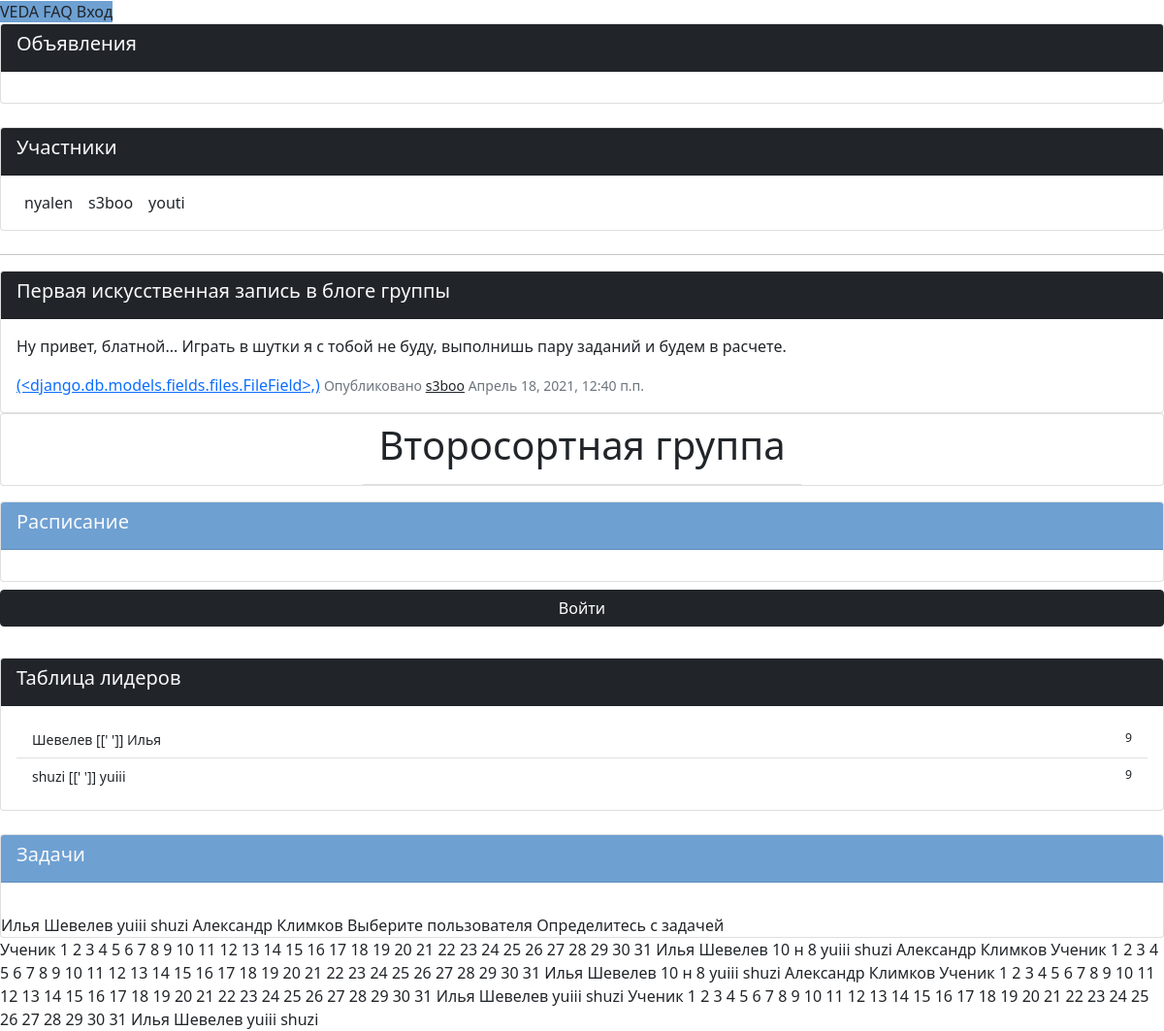
The page /group/2 on the database its author committed.
### VEDA_application/models.py (models this page shows, shortened)
class Client(models.Model):
    user = models.OneToOneField(
        User,
        on_delete=models.CASCADE,
    )   # Связь один-к-одному с пользователем
    father = models.ForeignKey(
        Parent,
        on_delete=models.SET_NULL,
        null=True,
        related_name='father'
    ) # Связь с родителем внешним ключем
    mother =  models.ForeignKey(
        Parent,
        on_delete=models.SET_NULL,
        null=True,
        related_name='mother'
    ) # Связь с родителем внешним ключом
    status = models.CharField(max_length=100)             # Поле статуса (отображается в профиле пользователя)
    hobbies = models.CharField(max_length=100)            # Поле хобби (используется куратором и отображается в профиле)
    day_of_birthday = models.DateField(null=True)         # Поле дня рождения (используется куратором и отображается в профиле)
    adress = models.CharField(max_length=50)              # Поле адреса (используется только куратором и не виден в профиле)
    vk = models.TextField(blank=True)
    instagram = models.TextField(blank=True)
    gender = models.CharField(choices=(
        ('M', 'Male'),
        ('F', 'Female'),
        ('O', 'Other')
    ), max_length=50, null=True)                          # Пол пользователя в формате первой буквы
    userpic = models.ImageField(upload_to='userpics', null=True, default="default.png")    # Аватар пользователя
    def __str__(self):
            return self.user.username

class Group_post(models.Model):
    group = models.ForeignKey(
        Group,
        on_delete=models.CASCADE
    ) # Группа-автор
    author = models.ForeignKey(
        Client,
        on_delete=models.SET_NULL,
        null=True
    ) # Автор поста, может отсутствовать
    article = models.CharField(max_length=50)                   # Заголовок поста
    text = models.TextField()                                   # Сообщение поста, неограниченное количество знаков
    date_of_create = models.DateTimeField(auto_now_add=True)    # Дата и время публикации поста
    file = models.FileField(null=True, upload_to='files'),      # Файл приложение к посту
    class Meta():
        ordering = ['-date_of_create']

class Group(models.Model):
    moderators = models.ManyToManyField(
        Client,
        related_name='moderators',
        blank=True,
    ) # Количество модераторов не ограничено, связаны внешней таблицей с Client
    listeners = models.ManyToManyField(
        Client,
        related_name='listeners',
        blank=True,
    ) # Количество подписчиков не ограничено, связаны внешней таблицей с Client
    name = models.CharField(max_length=40)              # Название группы
    tag = models.CharField(max_length=40, null=True)              # Тег для поиска
    hNotices = models.BooleanField()    # видимость блока объявлений
    hTasks = models.BooleanField()      # видимость блока задач
    hSheet = models.BooleanField()      # видимость блока расписания, ведомости, успеваемости

class Discipline(models.Model):
    group = models.ForeignKey(Group, on_delete=models.CASCADE)  # группа для предмета, по которому идет ведомость
    name = models.CharField(max_length=50, blank=False, null=False) # название предмета
    class Meta:
        ordering = ['name']

class Note(models.Model):
    group = models.ForeignKey(Group, on_delete=models.CASCADE)  # группа, где поставлена оценка
    receiver = models.ForeignKey(Client, on_delete=models.CASCADE)  # пользователь, которому поставлена оценка
    date_of_receive = models.DateField(blank=False, null=False) # дата оценки
    value = models.CharField(max_length=10, blank=True) # значение оценки (10, н-ка, неуд и т.п.)
    discipline = models.ForeignKey(Discipline, on_delete=models.CASCADE, null=True) # предмет, по которому поставлена оценка
    class Meta:
        ordering = ['date_of_receive']

### VEDA_application/views.py (the view)
# urls.py: re_path('^group/(?P<pk>\S+)$', views.group, name="group"),       # страница конкретной группы, доступ по ключу
def group(request, pk):
    if request.method == "GET":
        group = get_object_or_404(models.Group, pk=pk)
        return render(request, 'group.html', context={
            'group': group,
            'listeners': group.listeners.all(),
            'moderators': group.moderators.all(),
            'notices': models.Notice.objects.filter(group__id=group.id),
            'tasks': models.Task.objects.filter(group__id=group.id),
            'posts': models.Group_post.objects.filter(group__id=group.id),
            'sheet': models.Lesson.objects.filter(group__id=group.id),
            'disciplines': models.Discipline.objects.filter(group__id=group.id),
            'days': range(1, 32),
            'notes': Note.objects.filter(group__id=group.id)
        })

### VEDA_application/templates/group.html (shortened to what this page needs)
{% extends 'main_template.html' %}
{% load static %}
{% block application %}
  {% include 'borders_template.html' %}
  <b-container id="group" class="mt-5">
    <b-row class="flex-column flex-lg-row">
      <b-col cols=12 lg=8>
        {% if group.hNotices %}
          <div class="card card-outline-secondary m-0">
            <div class="card-header bg-dark text-light">
              <h5>Объявления</h5>
            </div>
            <div class="card-body">
            </div>
          </div>
        {% endif %}
        <div class="card card-outline-secondary m-0 {% if group.hNotices %} mt-4 {% else %} mt-0 {% endif %}">
          <div class="card-header bg-dark text-light d-flex justify-content-between align-items-center">
            <h5>Участники</h5>
          </div>
          <div class="card-body">
            <div class="d-flex">
              {% for moderator in moderators %}
                <div id="popover-target-{{ moderator.id }}" class="d-flex flex-column mx-2">
                  {{  moderator.user.username }}
                </div>
              {% endfor %}
              {% for listener in listeners %}
                <div id="popover-target-{{ listener.id }}" class="d-flex flex-column mx-2">
                  {{  listener.user.username }}
                </div>
              {% endfor %}
            </div>
          </div>
        </div>
        <div class="mt-4">
          {% for post in posts %}
            <hr>
            <div class="card card-outline-secondary mt-2">
              <div class="card-header bg-dark text-light">
                <h5>{{ post.article }}</h5>
              </div>
              <div class="card-body">
                <p>{{ post.text }}</p>
                <a href="{{ post.file.url }}"> {{ post.file}}</a>
                <small class="text-muted">Опубликовано <a class="text-dark" href="{% url 'profile' post.author.id %}">{{ post.author }}</a>  {{ post.date_of_create }}</small>
              </div>
            </div>
          {% endfor %}
        </div>
      </b-col>
      <b-col cols=4>
        <div class="card card-outline-secondary m-0 mb-3 no-body d-flex justify-content-center align-items-center">
          <div class="card-header text-dark bg-white">
            <h1>{{ group.name }}</h1>
          </div>
        </div>
        {% if group.hSheet %}
          <div class="card card-outline-secondary m-0">
            <div class="card-header text-light bg-blue">
              <h5>Расписание</h5>
            </div>
            <div class="card-body">
            </div>
          </div>
        {% endif %}
        {% if not user.client in listeners and not user.client in moderators %}
          <b-form method="POST" action="{% url 'group_enter' group.id %}">
            <b-button type="submit" class="btn w-100 btn-dark my-2">
              Войти
            </b-button>
          </b-form>
        {% else %}
          <b-form method="POST" action="{% url 'group_out' group.id %}">
            <b-button class="btn w-100 btn-dark my-2" type="submit">
              Выйти
            </b-button>
          </b-form>
        {% endif %}
        {% if group.hSheet %}
          <div class="card card-outline-secondary m-0 mt-4">
            <div class="card-header bg-dark text-light">
              <h5>Таблица лидеров</h5>
            </div>
            <div class="card-body">
              <div class="list-group list-group-flush">
                {% for listener in listeners %}
                  <a href="#" class="small list-group-item list-group-item-action d-flex justify-content-between">
                    {{ listener.user.last_name }} [[' ']] {{ listener.user.first_name }}
                    <small>
                      9
                    </small>
                  </a>
                {% endfor %}
              </div>
            </div>
          </div>
        {% endif %}
        {% if group.hTasks %}
          <div class="card card-outline-secondary m-0 mt-4">
            <div class="card-header bg-blue text-light">
              <h5 class="d-flex justify-content-between align-items-center">Задачи
              </h5>
            </div>
            <div class="card-body">
            </div>
            <b-modal
              id="taskModal"
              v-model="taskModalShow"
              title="Новая задача"
              @show="resetTaskModal"
              @reset="resetTaskModal"
              @ok="taskSubmit">
              <b-form
                id="taskForm"
                method="POST"
                action="{% url 'add_task' group.id %}">
                <b-form-input-group>
                  <b-form-select
                  v-model="taskForm.user"
                  size="lg"
                  class="mt-2 w-100"
                  :state="validateUser">
                    {% for user in listeners %}
                      <b-form-select-option value="{{ user.id }}">{{ user.user.first_name }} {{ user.user.last_name }}</b-form-select-option>
                    {% endfor %}
                    {% for user in moderators %}
                      <b-form-select-option value="{{ user.id }}">{{ user.user.first_name }} {{ user.user.last_name }}</b-form-select-option>
                    {% endfor %}
                  </b-form-select>
                  <b-form-invalid-feedback :state="validateUser">Выберите пользователя</b-form-invalid-feedback>
                </b-form-input-group>
                <b-form-input-group>
                  <b-form-invalid-feedback :state="validateTaskContent">Определитесь с задачей</b-form-invalid-feedback>
                </b-form-input-group>
              </b-form>
            </b-modal>
          </div>
        {% endif %}
      </b-col>
    </b-row>
    <b-modal size="xl" v-model="modalShow" title="Ведомость группы">
      <b-tabs content-class="mt-2">
        <b-tab title="Январь">
          <b-tabs>
            {% for discipline in disciplines %}
              <b-tab title="{{ discipline.name }}">
                <b-table-simple
                  responsive
                  hover
                  small
                  bordered>
                  <b-thead>
                    <b-tr>
                      <b-th sticky-column>Ученик</b-th>
                      {% for day in days %}
                        <b-th>{{ day }}</b-th>
                      {% endfor %}
                    </b-tr>
                  </b-thead>
                  {% for student in listeners %}
                    <b-tr>
                      <b-th>{{ student.user.first_name }} {{ student.user.last_name }} </b-th>
                      {% for note in notes %}
                        {% for day in days %}
                          {% if note.date_of_receive.day == day and note.receiver == student %}
                            <b-th>{{ note.value }}</b-th>
                          {% endif %}
                        {% endfor %}
                      {% endfor %}
                    </b-tr>
                  {% endfor %}
                  {% for student in moderators %}
                    <b-tr>
                      <b-th>{{ student.user.first_name }} {{ student.user.last_name }} </b-th>
                    </b-tr>
                  {% endfor %}
              </b-tab>
            {% endfor %}
          </b-tabs>
        </b-tab>
        <b-tab title="Декабрь">
          <b-tabs>
            {% for discipline in disciplines %}
              <b-tab title="{{ discipline.name }}">
                <b-table>
                  <b-thead>
                    <b-tr>
                      <b-th>Ученик</b-th>
                      {% for day in days %}
                        <b-th>{{ day }}</b-th>
                      {% endfor %}
                    </b-tr>
                  </b-thead>
                  {% for student in listeners %}
                    <b-tr>
                      <b-th>{{ student.user.first_name }} {{ student.user.last_name }} </b-th>
                    </b-tr>
                  {% endfor %}
                </b-table>
              </b-tab>
            {% endfor %}
          </b-tabs>
        </b-tab>
      </b-tabs>
    </b-modal>
  </b-container>
{% endblock application %}

### static/bg.css (style rules this page uses)
.bg-blue { background-color: #6ea0d2; }

### rows shown on the page
Client: user.username "nyalen", {{ user.id }} 2 (drawn), user.first_name "Александр", user.last_name "Климков"
Client: user.username "s3boo", user.last_name "Шевелев", user.first_name "Илья", {{ user.id }} 1 (drawn)
Client: user.username "youti", user.last_name "shuzi", user.first_name "yuiii", {{ user.id }} 17 (drawn)
Group_post: article "Первая искусственная запись в блоге группы", text "Ну привет, блатной... Играть в шутки я с тобой не буду, выполнишь пару заданий и будем в расчете.", file "(<django.db.models.fields.files.FileField>,)", author "s3boo", date_of_create "Апрель 18, 2021, 12:40 п.п."
Group: name "Второсортная группа"
Discipline: days "1" "2" "3" "4" "5" "6" "7" "8" "9" "10" "11" "12" "13" "14" "15" "16" "17" "18" "19" "20" "21" "22" "23" "24" "25" "26" "27" "28" "29" "30" "31", days "1" "2" "3" "4" "5" "6" "7" "8" "9" "10" "11" "12" "13" "14" "15" "16" "17" "18" "19" "20" "21" "22" "23" "24" "25" "26" "27" "28" "29" "30" "31"
Note: value "10" "10"
Note: value "н" "н"
Note: value "8" "8"
Discipline: days "1" "2" "3" "4" "5" "6" "7" "8" "9" "10" "11" "12" "13" "14" "15" "16" "17" "18" "19" "20" "21" "22" "23" "24" "25" "26" "27" "28" "29" "30" "31", days "1" "2" "3" "4" "5" "6" "7" "8" "9" "10" "11" "12" "13" "14" "15" "16" "17" "18" "19" "20" "21" "22" "23" "24" "25" "26" "27" "28" "29" "30" "31"
